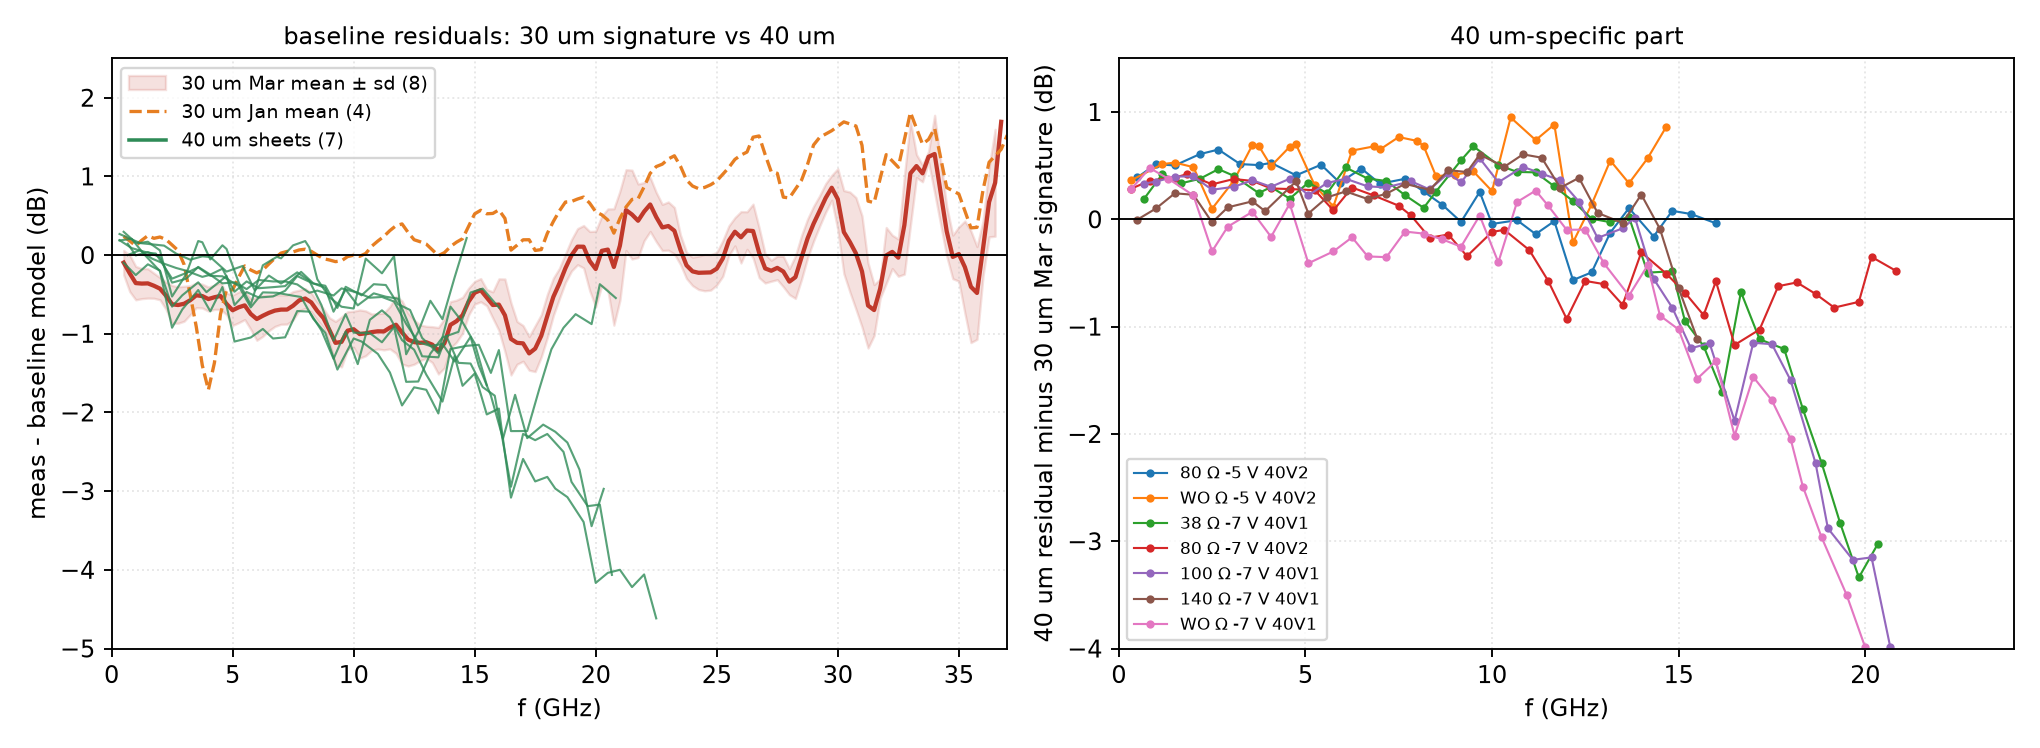

Generate this figure with Python:
"""inv40 / dimension C, part 4: differential analysis against the 30 um controls.

 (a) 30 um residual signature S(f) = mean over the 30 um control sheets of
     (measured - baseline model), on a common grid; separately for the March
     campaign (8 sheets, -7/-5 V) and for all 12.
 (b) 40 um residual minus S(f): what is 40 um-specific?  Refit the single pole /
     gaussian / k on the corrected curve.
 (c) de-trended step at the 16.0 -> 16.5 GHz boundary in every sheet, in the
     calibrated power, the raw power and the loss column.
Output: inv40/C_diff.log, inv40/C_diff.csv, inv40/C_diff.png, inv40/C_step16.csv
"""
import os, io, numpy as np, pandas as pd
from scipy.optimize import least_squares
exec(open('/home/user/UTC-PD-Simulation/inv40/C_fullcurve.py').read().split("T = pd.DataFrame(rows)")[0])
LOG4 = io.StringIO()
def say4(*a, **k):
    print(*a, **k); print(*a, **k, file=LOG4)
T = pd.DataFrame(rows)
K = 20*np.log10(np.e)

grid = np.arange(0.5, 37.01, 0.25)
def signature(keys):
    M = []
    for k in keys:
        c = curves[k]
        v = np.interp(grid, c['fm'], c['r0'], left=np.nan, right=np.nan)
        M.append(v)
    M = np.array(M)
    n = np.sum(np.isfinite(M), axis=0)
    mean = np.nanmean(np.where(np.isfinite(M), M, np.nan), axis=0)
    sd = np.nanstd(np.where(np.isfinite(M), M, np.nan), axis=0, ddof=1)
    return mean, sd, n

k30mar = [k for k in curves if k[0] == 30 and k[3] == 'Mar']
k30all = [k for k in curves if k[0] == 30]
k30jan = [k for k in curves if k[0] == 30 and k[3] == 'Jan']
k40 = [k for k in curves if k[0] == 40]
S_mar, sd_mar, n_mar = signature(k30mar)
S_all, sd_all, n_all = signature(k30all)
S_jan, sd_jan, n_jan = signature(k30jan)
S_40, sd_40, n_40 = signature(k40)

say4('=== (a) residual signature (meas - baseline model, dB): mean +- sd over sheets, by frequency ===')
say4('  f(GHz)   30um Mar (n)        30um Jan (n)        30um all (n)        40um all (n)')
for fq in (2, 5, 8, 10, 12, 14, 15, 16, 17, 18, 20, 22, 25, 30, 35):
    i = int(round((fq - 0.5)/0.25))
    def fmt(m, s, n):
        return f'{m[i]:+.2f}+-{s[i]:.2f} ({n[i]:2d})' if n[i] > 0 else '      -        '
    say4(f'  {fq:5.1f}   {fmt(S_mar, sd_mar, n_mar)}   {fmt(S_jan, sd_jan, n_jan)}   {fmt(S_all, sd_all, n_all)}   {fmt(S_40, sd_40, n_40)}')

say4('\n=== (b) 40 um residual after subtracting the 30 um signature; refits on the corrected curve ===')
say4('  signature = 30 um March mean (8 sheets, -7/-5 V);  [all12] uses all 12 30 um sheets')
say4(' D  V lab camp  | corrected residual: rms  @10  @15  @20  end | pole tau_x(ps) f_x rms | gauss f_g rms | k  rms | [all12] tau_x  f_g  k')
rows4 = []
for q in T[T.D == 40].itertuples():
    c = curves[(q.D, q.V, str(q.lab), str(q.camp))]
    fm, pm, M0 = c['fm'], c['pm'], c['M0']; w = 2*np.pi*fm*1e9
    out = {}
    for tag, S in (('mar', S_mar), ('all', S_all)):
        Sf = np.interp(fm, grid, S)
        pc = pm - Sf; rc = pc - M0
        fp = least_squares(lambda p: pc - (M0 - 10*np.log10(1 + (w*p[0]*1e-12)**2)), [5.0], bounds=([0.0], [200.0]))
        a = max(0.0, -np.sum(rc*fm**2)/(K*np.sum(fm**4))); f_g = 1/np.sqrt(a) if a > 0 else np.inf
        fk = least_squares(lambda p: pc - (dB(H_ph(w, p[0])) - dB(H_ph(2*np.pi*1e6, p[0])) + c['Mckt']), [1.5], bounds=([0.0], [20.0]))
        at = lambda fq: float(np.interp(fq, fm, rc)) if fq <= fm[-1] else np.nan
        out[tag] = dict(rms=float(np.sqrt(np.mean(rc**2))), r10=at(10), r15=at(15), r20=at(20), rend=float(rc[-1]),
                        tau=fp.x[0], fx=1e3/(2*np.pi*fp.x[0]) if fp.x[0] > 0 else np.inf, rms_pole=float(np.sqrt(np.mean(fp.fun**2))),
                        f_g=f_g, rms_g=float(np.sqrt(np.mean((rc + K*a*fm**2)**2))), k=fk.x[0], rms_k=float(np.sqrt(np.mean(fk.fun**2))))
        if tag == 'mar':
            c['rc_mar'] = rc
    m, a2 = out['mar'], out['all']
    say4(f'{q.D:3d} {q.V:3d} {q.lab:>3s} {q.camp:>4s}  |   {m["rms"]:.2f}  {m["r10"]:+.2f} {m["r15"]:+.2f} {m["r20"]:+.2f} {m["rend"]:+.2f} |'
         f'   {m["tau"]:5.2f}  {m["fx"]:5.1f} {m["rms_pole"]:.3f} |  {m["f_g"]:5.1f} {m["rms_g"]:.3f} | {m["k"]:.2f} {m["rms_k"]:.3f} |'
         f'   {a2["tau"]:5.2f}  {a2["f_g"]:5.1f} {a2["k"]:.2f}')
    rows4.append(dict(D=q.D, V=q.V, lab=q.lab, camp=q.camp, **{f'{kk}_mar': vv for kk, vv in m.items()},
                      **{f'{kk}_all12': vv for kk, vv in a2.items()}))
D4 = pd.DataFrame(rows4); D4.to_csv(f'{OUT}/C_diff.csv', index=False)
for tag in ('mar', 'all12'):
    v = D4[f'tau_{tag}']; g = D4[f'f_g_{tag}'].replace(np.inf, np.nan); kk = D4[f'k_{tag}']
    say4(f'  [{tag}] 40 um corrected: tau_x mean {v.mean():.2f} sd {v.std(ddof=1):.2f} (min {v.min():.2f} max {v.max():.2f});'
         f'  f_g mean {g.mean():.1f} sd {g.std(ddof=1):.1f};  k mean {kk.mean():.2f} sd {kk.std(ddof=1):.2f}')
v7 = D4[D4.V == -7]
say4(f'  [mar] 40 um -7 V only: tau_x mean {v7.tau_mar.mean():.2f} sd {v7.tau_mar.std(ddof=1):.2f};  '
     f'f_g mean {v7.f_g_mar.mean():.1f};  k mean {v7.k_mar.mean():.2f}')
# same correction applied to each 30 um sheet against the signature of the OTHER 30 um sheets (leave-one-out) as a null test
say4('\n  null test: each 30 um sheet corrected by the leave-one-out signature of the other 30 um sheets (same campaign), pole refit:')
for k in k30all:
    others = [kk for kk in (k30mar if k[3] == 'Mar' else k30jan) if kk != k]
    S, _, _ = signature(others)
    c = curves[k]; fm, pm, M0 = c['fm'], c['pm'], c['M0']; w = 2*np.pi*fm*1e9
    Sf = np.interp(fm, grid, S, left=np.nan, right=np.nan); ok = np.isfinite(Sf)
    pc = (pm - Sf)[ok]; M = M0[ok]; ww = w[ok]
    fp = least_squares(lambda p: pc - (M - 10*np.log10(1 + (ww*p[0]*1e-12)**2)), [5.0], bounds=([0.0], [200.0]))
    rc = pc - M
    say4(f'    30 um {k[1]:3d} V {k[2]:>3s} {k[3]}: corrected rms {np.sqrt(np.mean(rc**2)):.2f}  tau_x {fp.x[0]:5.2f} ps   '
         f'(@10 {np.interp(10, fm[ok], rc):+.2f}, @15 {np.interp(15, fm[ok], rc):+.2f}, @20 {np.interp(20, fm[ok], rc) if fm[ok][-1] >= 20 else np.nan:+.2f})')

# ── (c) step at the 16.0 -> 16.5 GHz boundary, de-trended, in cal / raw / loss ──
say4('\n=== (c) de-trended step across the 16.0->16.5 GHz boundary (line fit 13-16.1 GHz vs 16.4-19.5 GHz, evaluated at 16.25 GHz) ===')
say4(' D  V lab camp  n_lo n_hi   step_cal(dB)  step_raw(dB)  step_loss(dB)   sheet')
rows5 = []
for q, r in zip(T.itertuples(), sel.itertuples()):
    key = (q.D, q.V, str(q.lab), str(q.camp)); s11rel, sheet = lookup[key]
    df = pd.read_excel(sheet_path(sheet), header=14)
    f = pd.to_numeric(df.iloc[:, 0], errors='coerce').values
    cal = pd.to_numeric(df.iloc[:, 6], errors='coerce').values
    raw = pd.to_numeric(df.iloc[:, 2], errors='coerce').values
    loss = pd.to_numeric(df.iloc[:, 3], errors='coerce').values
    m = np.isfinite(f) & np.isfinite(cal) & (f > 0) & (cal < 0)
    f, cal, raw, loss = f[m], cal[m], raw[m], loss[m]
    o = np.argsort(f, kind='stable'); f, cal, raw, loss = f[o], cal[o], raw[o], loss[o]
    lo = (f >= 13.0) & (f <= 16.1); hi = (f >= 16.4) & (f <= 19.5)
    def step(y):
        if lo.sum() < 3 or hi.sum() < 3:
            return np.nan
        a = np.polyfit(f[lo], y[lo], 1); b = np.polyfit(f[hi], y[hi], 1)
        return float(np.polyval(b, 16.25) - np.polyval(a, 16.25))
    sc, sr, sl = step(cal), step(raw), step(loss)
    say4(f'{q.D:3d} {q.V:3d} {q.lab:>3s} {q.camp:>4s}   {lo.sum():2d}   {hi.sum():2d}     {sc:+6.2f}        {sr:+6.2f}        {sl:+6.2f}       {os.path.basename(sheet)}')
    rows5.append(dict(D=q.D, V=q.V, lab=q.lab, camp=q.camp, n_lo=int(lo.sum()), n_hi=int(hi.sum()), step_cal=sc, step_raw=sr, step_loss=sl))
S5 = pd.DataFrame(rows5); S5.to_csv(f'{OUT}/C_step16.csv', index=False)
for D in (40, 30):
    v = S5[(S5.D == D)].step_cal.dropna()
    say4(f'  {D} um: step_cal mean {v.mean():+.2f} sd {v.std(ddof=1):.2f} (n {len(v)}, min {v.min():+.2f} max {v.max():+.2f})')

# ── figure ─────────────────────────────────────────────────────────────────
fig, axs = plt.subplots(1, 2, figsize=(12, 4.4))
ax = axs[0]
ax.fill_between(grid, S_mar - sd_mar, S_mar + sd_mar, color='#c0392b', alpha=0.15, label='30 um Mar mean ± sd (8)')
ax.plot(grid, S_mar, '-', color='#c0392b', lw=1.8)
ax.plot(grid, S_jan, '--', color='#e67e22', lw=1.4, label='30 um Jan mean (4)')
for k in k40:
    c = curves[k]; ax.plot(c['fm'], c['r0'], '-', color='#2e8b57', lw=0.9, alpha=0.8)
ax.plot([], [], '-', color='#2e8b57', label='40 um sheets (7)')
ax.axhline(0, color='k', lw=0.8); ax.set_xlim(0, 37); ax.set_ylim(-5, 2.5)
ax.set_xlabel('f (GHz)'); ax.set_ylabel('meas - baseline model (dB)'); ax.grid(alpha=.3, ls=':'); ax.legend(fontsize=8)
ax.set_title('baseline residuals: 30 um signature vs 40 um', fontsize=10)
ax = axs[1]
for k in k40:
    c = curves[k]; ax.plot(c['fm'], c['rc_mar'], '-o', ms=2.5, lw=0.9, label=f'{k[2]} Ω {k[1]} V {k[3]}')
ax.axhline(0, color='k', lw=0.8); ax.set_xlim(0, 24); ax.set_ylim(-4, 1.5)
ax.set_xlabel('f (GHz)'); ax.set_ylabel('40 um residual minus 30 um Mar signature (dB)'); ax.grid(alpha=.3, ls=':'); ax.legend(fontsize=7)
ax.set_title('40 um-specific part', fontsize=10)
fig.tight_layout(); fig.savefig(f'{OUT}/C_diff.png', dpi=170, facecolor='white'); plt.close(fig)

open(f'{OUT}/C_diff.log', 'w').write(LOG4.getvalue())
say4('\nwrote inv40/C_diff.log, inv40/C_diff.csv, inv40/C_step16.csv, inv40/C_diff.png')
